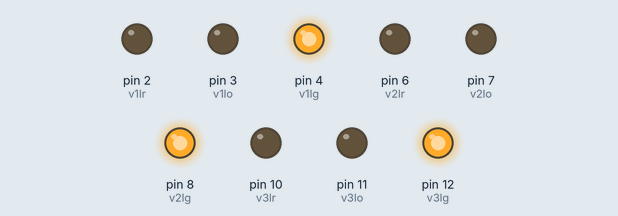
Recording of a sketch running on a simulated Arduino Uno, built with avr-gcc and run on an emulated ATmega328P. On the bench: output pins drawn as LEDs (lit = HIGH).

Above: at 1.5 s.
At 3.2 s:
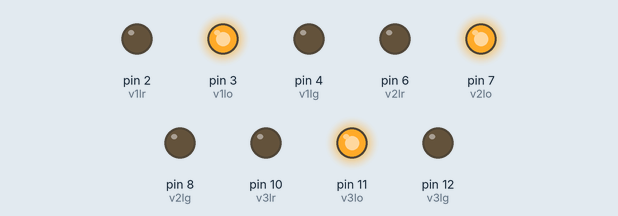
At 5.0 s:
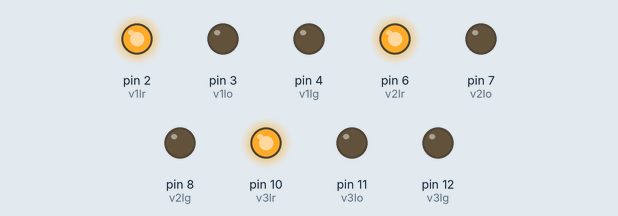
Timing chart, 0 to 8.5 s (numbered marks = the images above):
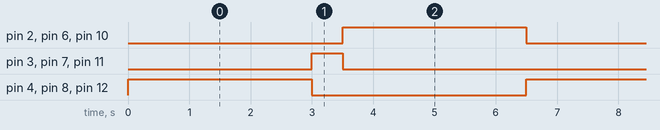

The sketch:

arduino_programma.ino
```cpp
int v2lg=8;
int v2lo=7;
int v2lr=6;
int v1lg=4;
int v1lo=3;
int v1lr=2;
int v3lg=12;
int v3lo=11;
int v3lr=10;
void setup(){
  // put your setup code here, to run once:
pinMode (8,OUTPUT);
pinMode (7,OUTPUT);
pinMode (6,OUTPUT);
pinMode (2,OUTPUT);
pinMode (3,OUTPUT);
pinMode (4,OUTPUT);
pinMode (10,OUTPUT);
pinMode (11,OUTPUT);
pinMode (12,OUTPUT);
}

void loop() {
  // put your main code here, to run repeatedly:
digitalWrite (v1lg,HIGH);
digitalWrite (v2lg,HIGH);
digitalWrite (v3lg,HIGH);
delay (3000);
digitalWrite (v1lg,LOW);
digitalWrite (v2lg,LOW);
digitalWrite (v3lg,LOW);
digitalWrite (v1lo,HIGH);
digitalWrite (v2lo,HIGH);
digitalWrite (v3lo,HIGH);
delay (500);
digitalWrite (v1lo,LOW);
digitalWrite (v2lo,LOW);
digitalWrite (v3lo,LOW);
digitalWrite (v1lr,HIGH);
digitalWrite (v2lr,HIGH);
digitalWrite (v3lr,HIGH);
delay (3000);
digitalWrite (v1lr,LOW);
digitalWrite (v2lr,LOW);
digitalWrite (v3lr,LOW);
}
```

Measured:
- by itself, pin 2 (v1lr), pin 4 (v1lg), pin 6 (v2lr), pin 8 (v2lg), pin 10 (v3lr), pin 12 (v3lg): alternates HIGH for 3.0 s and LOW for 3.5 s
- by itself, pin 3 (v1lo), pin 7 (v2lo), pin 11 (v3lo): alternates HIGH for 0.50 s and LOW for 6.0 s
- by itself, everything shown: repeats every 6.5 s, in 4 steps
